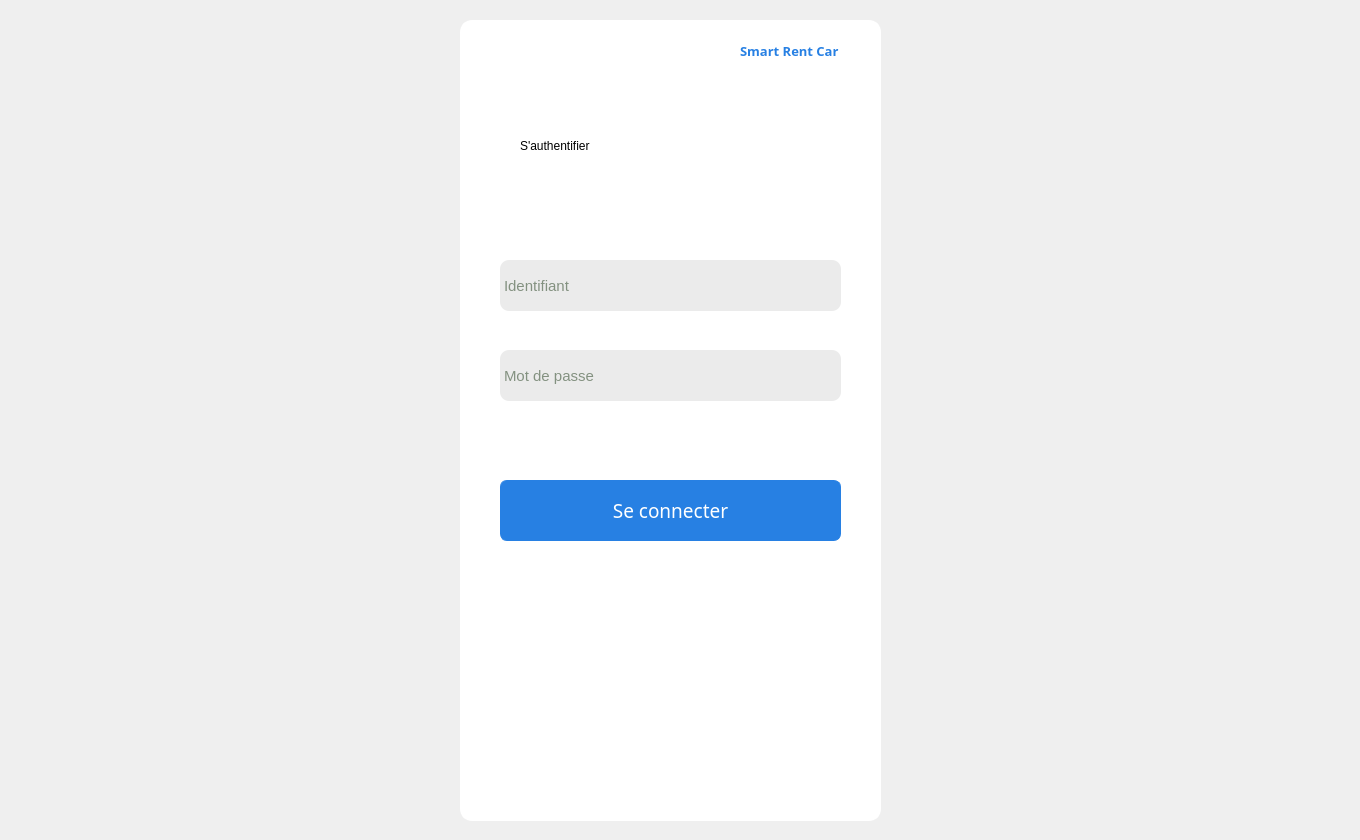
    <widget class="QWidget" name="page_15">
     <widget class="QLabel" name="label_38">
      <property name="geometry">
       <rect>
        <x>520</x>
        <y>110</y>
        <width>301</width>
        <height>71</height>
       </rect>
      </property>
      <property name="styleSheet">
       <string notr="true">background-color: transparent;
font: 75 30pt &quot;MS Shell Dlg 2&quot;;
color: black;
</string>
      </property>
      <property name="text">
       <string>S'authentifier</string>
      </property>
     </widget>
     <widget class="QLabel" name="bg">
      <property name="geometry">
       <rect>
        <x>0</x>
        <y>0</y>
        <width>1351</width>
        <height>831</height>
       </rect>
      </property>
      <property name="text">
       <string/>
      </property>
     </widget>
     <widget class="QLabel" name="label_93">
      <property name="geometry">
       <rect>
        <x>460</x>
        <y>20</y>
        <width>421</width>
        <height>801</height>
       </rect>
      </property>
      <property name="styleSheet">
       <string notr="true">background-color: white;
border-radius: 12px;
border-color: white;
	padding: 5px;
border-width: 3px;
border-style: solid ;</string>
      </property>
      <property name="text">
       <string/>
      </property>
     </widget>
     <widget class="QPushButton" name="ajouterclient_3">
      <property name="geometry">
       <rect>
        <x>500</x>
        <y>480</y>
        <width>341</width>
        <height>61</height>
       </rect>
      </property>
      <property name="font">
       <font>
        <family>Javanese Text</family>
        <pointsize>14</pointsize>
        <weight>50</weight>
        <bold>false</bold>
       </font>
      </property>
      <property name="styleSheet">
       <string notr="true">QPushButton
{
	background-color: #2780e3;
	color: #ffffff;
	
	border-style: solid;
	border-width: 1px;
	border-radius: 7px;
	border-color: #2780e3;
	padding: 5px;

}


QPushButton::flat
{
	background-color: black;
	border: none;
	color: #fff;

}


QPushButton::disabled
{
	background-color: #404040;
	color: #656565;
	border-color: #051a39;

}


QPushButton::hover
{
	background-color: black;
	border: black;

}


QPushButton::pressed
{
	background-color:black;
	border: 1px solid #black;

}


QPushButton::checked
{
	background-color: black;
	border: 1px solid black;

}
</string>
      </property>
      <property name="text">
       <string>Se connecter</string>
      </property>
     </widget>
     <widget class="QLineEdit" name="lineEditprenom_18">
      <property name="geometry">
       <rect>
        <x>500</x>
        <y>350</y>
        <width>341</width>
        <height>51</height>
       </rect>
      </property>
      <property name="styleSheet">
       <string notr="true">QLineEdit
{
display: block;
font-size: 15px;
  color: #1b3815;
  line-height: 1.2;

background-color: #ebebeb;
	border-width: 1px;
	border-radius: 9px;
	border-color: #e6e6e6;
	padding: 2px;

}


QLineEdit::disabled
{
	background-color: #404040;
	color: #656565;
	border-width: 1px;
	border-radius: 9px;
	border-color: #051a39;
	padding: 2px;

}</string>
      </property>
      <property name="echoMode">
       <enum>QLineEdit::Password</enum>
      </property>
      <property name="placeholderText">
       <string>Mot de passe</string>
      </property>
     </widget>
     <widget class="QLineEdit" name="lineEditprenom_16">
      <property name="geometry">
       <rect>
        <x>500</x>
        <y>260</y>
        <width>341</width>
        <height>51</height>
       </rect>
      </property>
      <property name="styleSheet">
       <string notr="true">QLineEdit
{
display: block;
font-size: 15px;
  color: #1b3815;
  line-height: 1.2;

background-color: #ebebeb;
	border-width: 1px;
	border-radius: 9px;
	border-color: #e6e6e6;
	padding: 2px;

}


QLineEdit::disabled
{
	background-color: #404040;
	color: #656565;
	border-width: 1px;
	border-radius: 9px;
	border-color: #051a39;
	padding: 2px;

}</string>
      </property>
      <property name="frame">
       <bool>true</bool>
      </property>
      <property name="placeholderText">
       <string>Identifiant</string>
      </property>
     </widget>
     <widget class="QLabel" name="label_113">
      <property name="geometry">
       <rect>
        <x>740</x>
        <y>40</y>
        <width>131</width>
        <height>21</height>
       </rect>
      </property>
      <property name="font">
       <font>
        <family>Segoe UI Black</family>
        <pointsize>10</pointsize>
        <weight>75</weight>
        <bold>true</bold>
       </font>
      </property>
      <property name="styleSheet">
       <string notr="true">	background-color: transparent;

color:#2780e3;</string>
      </property>
      <property name="text">
       <string>Smart Rent Car</string>
      </property>
     </widget>
     <widget class="QLabel" name="label_114">
      <property name="geometry">
       <rect>
        <x>500</x>
        <y>320</y>
        <width>341</width>
        <height>20</height>
       </rect>
      </property>
      <property name="text">
       <string/>
      </property>
     </widget>
     <widget class="QLabel" name="label_115">
      <property name="geometry">
       <rect>
        <x>500</x>
        <y>410</y>
        <width>341</width>
        <height>20</height>
       </rect>
      </property>
      <property name="text">
       <string/>
      </property>
     </widget>
     <zorder>bg</zorder>
     <zorder>label_93</zorder>
     <zorder>label_38</zorder>
     <zorder>ajouterclient_3</zorder>
     <zorder>lineEditprenom_18</zorder>
     <zorder>lineEditprenom_16</zorder>
     <zorder>label_113</zorder>
     <zorder>label_114</zorder>
     <zorder>label_115</zorder>
    </widget>
